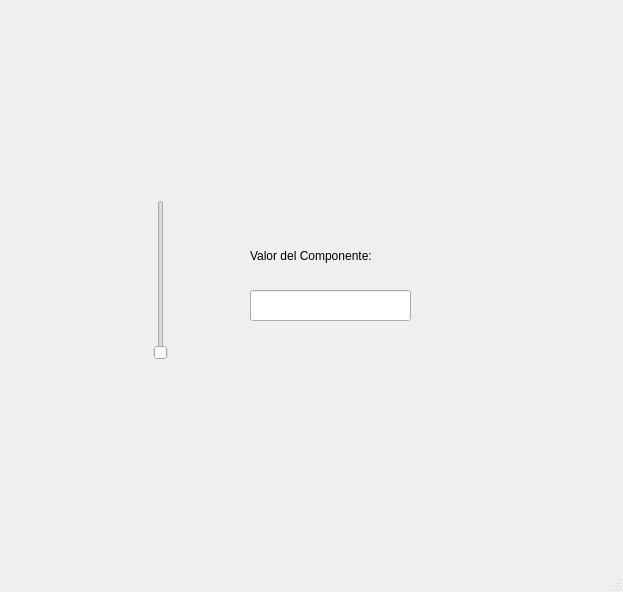
<?xml version="1.0" encoding="UTF-8"?>
<ui version="4.0">
 <class>MainWindow</class>
 <widget class="QMainWindow" name="MainWindow">
  <property name="geometry">
   <rect>
    <x>0</x>
    <y>0</y>
    <width>623</width>
    <height>592</height>
   </rect>
  </property>
  <property name="windowTitle">
   <string>MainWindow</string>
  </property>
  <widget class="QWidget" name="centralwidget">
   <widget class="QLabel" name="label_2">
    <property name="geometry">
     <rect>
      <x>0</x>
      <y>0</y>
      <width>151</width>
      <height>131</height>
     </rect>
    </property>
    <property name="styleSheet">
     <string notr="true"/>
    </property>
    <property name="text">
     <string/>
    </property>
    <property name="pixmap">
     <pixmap resource="../Archivos/Recursos.qrc">:/Logos/Logo UAT.png</pixmap>
    </property>
    <property name="scaledContents">
     <bool>true</bool>
    </property>
   </widget>
   <widget class="QLabel" name="label_3">
    <property name="geometry">
     <rect>
      <x>470</x>
      <y>0</y>
      <width>151</width>
      <height>131</height>
     </rect>
    </property>
    <property name="styleSheet">
     <string notr="true"/>
    </property>
    <property name="text">
     <string/>
    </property>
    <property name="pixmap">
     <pixmap resource="../Archivos/Recursos.qrc">:/Logos/logo facultad de ingenieria uat.png</pixmap>
    </property>
    <property name="scaledContents">
     <bool>true</bool>
    </property>
   </widget>
   <widget class="QLabel" name="label_4">
    <property name="geometry">
     <rect>
      <x>470</x>
      <y>420</y>
      <width>151</width>
      <height>131</height>
     </rect>
    </property>
    <property name="styleSheet">
     <string notr="true"/>
    </property>
    <property name="text">
     <string/>
    </property>
    <property name="pixmap">
     <pixmap resource="../Archivos/Recursos.qrc">:/Logos/logo equipo 3.jpg</pixmap>
    </property>
    <property name="scaledContents">
     <bool>true</bool>
    </property>
   </widget>
   <widget class="QLabel" name="label_5">
    <property name="geometry">
     <rect>
      <x>250</x>
      <y>240</y>
      <width>121</width>
      <height>31</height>
     </rect>
    </property>
    <property name="text">
     <string>Valor del Componente:</string>
    </property>
   </widget>
   <widget class="QLineEdit" name="lineEdit">
    <property name="geometry">
     <rect>
      <x>250</x>
      <y>290</y>
      <width>161</width>
      <height>31</height>
     </rect>
    </property>
   </widget>
   <widget class="QSlider" name="verticalSlider">
    <property name="geometry">
     <rect>
      <x>150</x>
      <y>200</y>
      <width>22</width>
      <height>160</height>
     </rect>
    </property>
    <property name="orientation">
     <enum>Qt::Vertical</enum>
    </property>
   </widget>
  </widget>
  <widget class="QMenuBar" name="menubar">
   <property name="geometry">
    <rect>
     <x>0</x>
     <y>0</y>
     <width>623</width>
     <height>21</height>
    </rect>
   </property>
  </widget>
  <widget class="QStatusBar" name="statusbar"/>
 </widget>
 <resources>
  <include location="../Archivos/Recursos.qrc"/>
 </resources>
 <connections/>
</ui>
